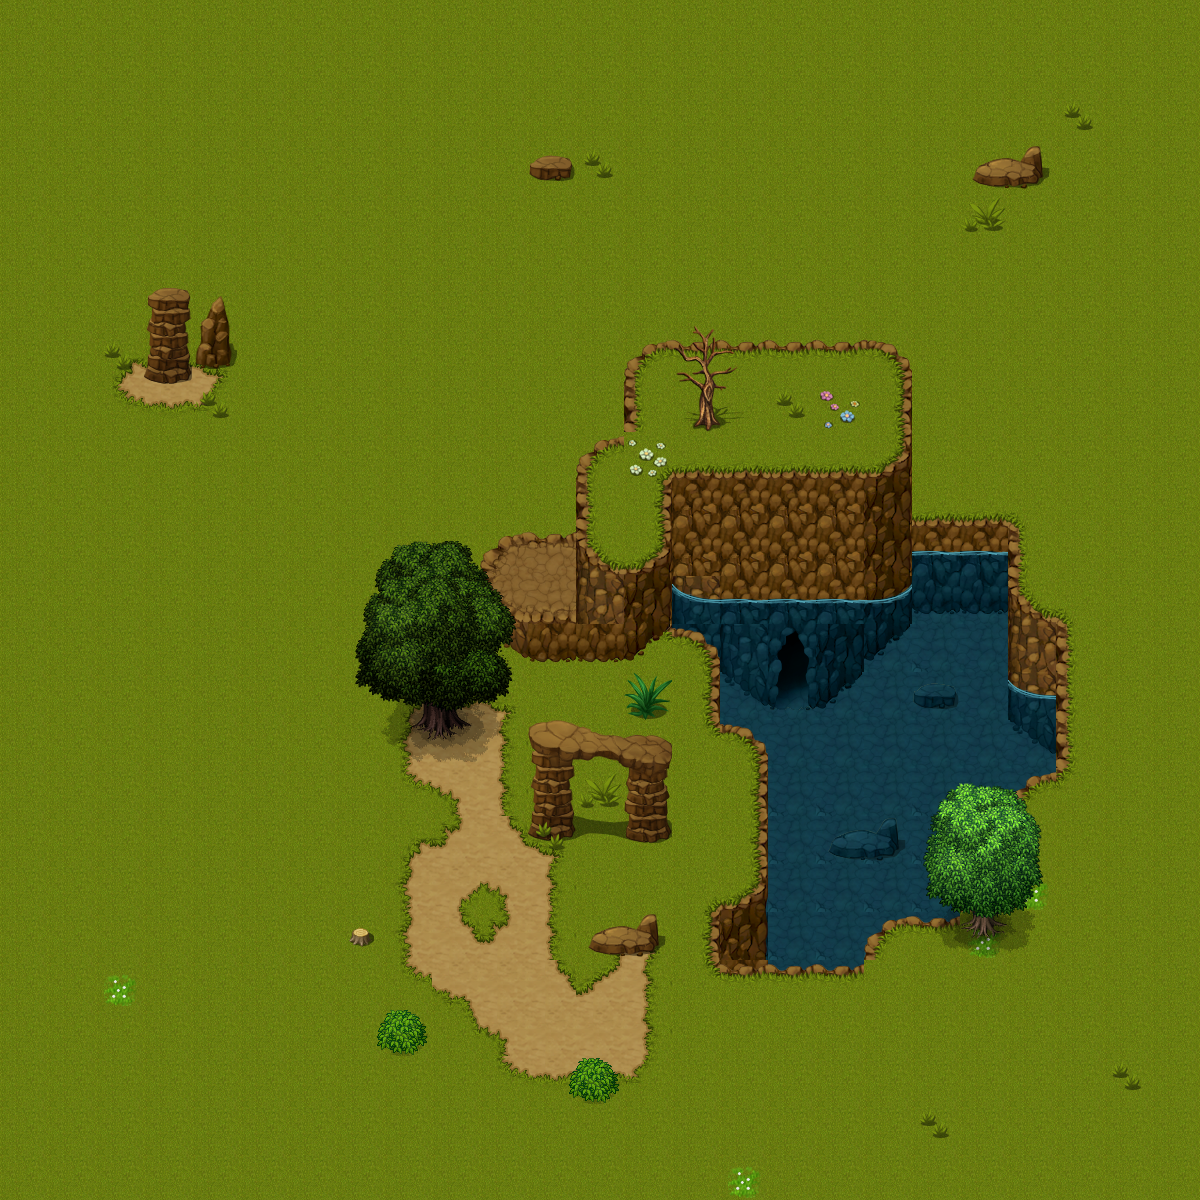

The image is a tile-based game level rendered from a .tmx file. Its description and complete source (layers, tilesets, objects, tile grids) follow:
An orthogonal 25x25 tile map with 48x48 px tiles, 3 tile layers (grass_water, cliffs, trees_rocks_flowers), 2 tilesets and 15 objects (player_start).

<map version="1.0" orientation="orthogonal" renderorder="right-down" width="25" height="25" tilewidth="48" tileheight="48" nextobjectid="17">
 <tileset firstgid="1" name="terrain" tilewidth="48" tileheight="48" tilecount="135" columns="9">
  <image source="tileset_nature_1.png" width="432" height="720" />
 </tileset>
 <tileset firstgid="136" name="trees" tilewidth="192" tileheight="240" tilecount="7" columns="0">
  <terraintypes>
   <terrain name="New Terrain" tile="-1" />
  </terraintypes>
  <tile id="0">
   <image width="192" height="240" source="tree.png" />
  </tile>
  <tile id="1">
   <image width="144" height="192" source="tree_2.png" />
  </tile>
  <tile id="2">
   <image width="48" height="48" source="stump.png" />
  </tile>
  <tile id="3">
   <image width="48" height="48" source="lilypad_1.png" />
  </tile>
  <tile id="4">
   <image width="48" height="48" source="grass.png" />
  </tile>
  <tile id="5">
   <image width="96" height="48" source="bush.png" />
  </tile>
  <tile id="7">
   <image width="96" height="144" source="dead_tree.png" />
  </tile>
 </tileset>
 <layer name="grass_water" width="25" height="25">
  <data encoding="csv">
22,22,22,22,22,22,22,22,22,22,22,22,22,22,22,22,22,22,22,22,22,22,22,22,22,
22,22,22,22,22,22,22,22,22,22,22,22,22,22,22,22,22,22,22,22,22,22,22,22,22,
22,22,22,22,22,22,22,22,22,22,22,22,22,22,22,22,22,22,22,22,22,22,22,22,22,
22,22,22,22,22,22,22,22,22,22,22,22,22,22,22,22,22,22,22,22,22,22,22,22,22,
22,22,22,22,22,22,22,22,22,22,22,22,22,22,22,22,22,22,22,22,22,22,22,22,22,
22,22,22,22,22,22,22,22,22,22,22,22,22,22,22,22,22,22,22,22,22,22,22,22,22,
22,22,22,22,22,22,22,22,22,22,22,22,22,22,22,22,22,22,22,22,22,22,22,22,22,
22,22,1,2,3,22,22,22,22,22,22,22,22,22,22,22,22,22,22,22,22,22,22,22,22,
22,22,19,20,21,47,47,47,47,47,47,47,47,47,22,22,22,22,22,22,22,22,22,22,22,
22,22,22,22,47,47,47,47,47,47,47,47,22,50,22,22,22,22,65,22,22,22,22,22,22,
22,22,22,47,47,47,47,47,47,47,47,47,22,22,22,22,22,22,65,22,22,22,22,22,22,
22,22,22,22,47,47,47,47,47,47,47,47,65,65,22,22,22,22,65,22,22,22,22,22,22,
22,22,47,47,47,47,47,47,47,47,47,47,65,65,22,22,22,22,22,22,22,65,22,22,22,
22,22,22,47,47,47,22,22,22,22,22,22,22,41,70,96,96,96,96,96,52,65,22,22,22,
22,22,22,22,22,22,22,22,1,2,3,22,22,22,47,96,96,96,52,52,52,22,22,22,22,
22,22,22,22,22,22,22,22,10,11,12,22,22,22,22,52,52,52,52,52,52,22,22,22,22,
22,22,22,22,22,22,22,22,19,13,12,22,22,22,22,52,96,96,52,96,96,96,22,22,22,
22,22,22,22,22,22,22,22,1,4,5,3,22,22,22,52,96,96,96,96,96,96,22,22,22,
22,22,22,22,22,22,22,22,10,14,13,12,22,22,22,52,96,96,96,96,96,22,22,22,22,
22,22,22,22,22,22,22,22,10,5,4,12,6,3,22,70,96,96,96,96,22,22,22,22,22,
22,22,22,22,22,22,22,22,19,24,11,5,15,12,22,65,52,52,22,22,22,22,22,22,22,
22,22,22,22,22,22,22,22,22,33,13,11,11,12,22,22,22,22,22,22,22,22,22,22,22,
22,22,22,22,22,22,22,22,22,22,19,20,20,21,22,22,22,22,22,22,22,22,22,22,22,
22,22,22,22,22,22,22,22,22,22,22,22,22,22,22,22,22,22,22,22,22,22,22,22,22,
22,22,22,22,22,22,22,22,22,22,22,22,22,22,22,22,22,22,22,22,22,22,22,22,22
</data>
 </layer>
 <layer name="cliffs" width="25" height="25">
  <data encoding="csv">
0,0,0,0,0,0,0,0,0,0,0,0,0,0,0,0,0,0,0,0,0,0,0,0,0,
0,0,0,0,0,0,0,0,0,0,0,0,0,0,0,0,0,0,0,0,0,0,0,0,0,
0,0,0,0,0,0,0,0,0,0,0,0,0,0,0,0,0,0,0,0,0,0,0,0,0,
0,0,0,0,0,0,0,0,0,0,0,0,0,0,0,0,0,0,0,0,0,0,0,0,0,
0,0,0,0,0,0,0,0,0,0,0,0,0,0,0,0,0,0,0,0,0,0,0,0,0,
0,0,0,0,0,0,0,0,0,0,0,0,0,0,0,0,0,0,0,0,0,0,0,0,0,
0,0,0,0,0,0,0,0,0,0,0,0,0,0,0,0,0,0,0,0,0,0,0,0,0,
0,0,0,0,0,0,0,0,0,0,0,0,0,37,38,38,38,38,39,0,0,0,0,0,0,
0,0,0,0,0,0,0,0,0,0,0,0,0,46,47,47,47,47,48,0,0,0,0,0,0,
0,0,0,0,0,0,0,0,0,0,0,0,37,50,56,56,56,56,57,0,0,0,0,0,0,
0,0,0,0,0,0,0,0,0,0,0,0,46,48,65,65,65,65,66,56,56,49,0,0,0,
0,0,0,0,0,0,0,0,0,0,82,83,55,57,65,65,65,65,66,106,106,46,0,0,0,
0,0,0,0,0,0,0,0,0,0,100,101,64,66,105,106,106,106,107,79,79,55,49,0,0,
0,0,0,0,0,0,0,0,0,0,73,74,74,75,39,69,70,71,80,0,0,64,46,0,0,
0,0,0,0,0,0,0,0,0,0,0,0,0,0,48,78,79,80,0,0,0,105,46,0,0,
0,0,0,0,0,0,0,0,0,0,0,109,110,111,41,39,0,0,0,0,0,78,46,0,0,
0,0,0,0,0,0,0,0,0,0,0,118,119,120,0,48,0,0,0,0,0,37,40,0,0,
0,0,0,0,0,0,0,0,0,0,0,127,128,129,0,48,0,0,0,0,0,46,0,0,0,
0,0,0,0,0,0,0,0,0,0,0,0,0,0,50,57,0,0,0,0,37,140,0,0,0,
0,0,0,0,0,0,0,0,0,0,0,0,0,0,48,66,0,0,37,38,140,0,0,0,0,
0,0,0,0,0,0,0,0,0,0,0,0,0,0,41,38,38,38,0,0,0,0,0,0,0,
0,0,0,0,0,0,0,0,0,0,0,0,0,0,0,0,0,0,0,0,0,0,0,0,0,
0,0,0,0,0,0,0,0,0,0,0,0,0,0,0,0,0,0,0,0,0,0,0,0,0,
0,0,0,0,0,0,0,0,0,0,0,0,0,0,0,0,0,0,0,0,0,0,0,0,0,
0,0,0,0,0,0,0,0,0,0,0,0,0,0,0,0,0,0,0,0,0,0,0,0,0
</data>
 </layer>
 <layer name="trees_rocks_flowers" width="25" height="25">
  <data encoding="csv">
0,0,0,0,0,0,0,0,0,0,0,0,0,0,0,0,0,0,0,0,0,0,0,0,0,
0,0,0,0,0,0,0,0,0,0,0,0,0,0,0,0,0,0,0,0,0,0,0,0,0,
0,0,0,0,0,0,0,0,0,0,0,0,0,0,0,0,0,0,0,0,0,0,30,0,0,
0,0,0,0,0,0,0,0,0,0,0,112,30,0,0,0,0,0,0,0,121,122,0,0,0,
0,0,0,0,0,0,0,0,0,0,0,0,0,0,0,0,0,0,0,0,29,0,0,0,0,
0,0,0,0,0,0,0,0,0,0,0,0,0,0,0,0,0,0,0,0,0,0,0,0,0,
0,0,0,104,114,0,0,0,0,0,0,0,0,0,0,0,0,0,0,0,0,0,0,0,0,
0,0,30,113,123,0,0,0,0,0,0,0,0,0,0,0,0,0,0,0,0,0,0,0,0,
0,0,0,0,30,0,0,0,0,0,0,0,0,0,143,0,30,32,0,0,0,0,0,0,0,
0,0,0,0,0,0,0,0,0,0,0,0,0,31,0,0,0,0,0,0,0,0,0,0,0,
0,0,0,0,0,0,0,0,0,0,0,0,0,0,0,0,0,0,0,0,0,0,0,0,0,
0,0,0,0,0,0,0,0,0,0,0,0,0,0,0,0,0,0,0,0,0,0,0,0,0,
0,0,0,0,0,0,0,0,0,0,0,0,0,0,0,0,0,0,0,0,0,0,0,0,0,
0,0,0,0,0,0,0,0,0,0,0,0,0,0,0,0,63,0,0,0,0,0,0,0,0,
0,0,0,0,0,0,0,0,0,0,0,0,0,28,0,0,72,0,0,89,0,0,0,0,0,
0,0,0,0,0,0,0,136,0,0,0,0,0,0,0,0,0,0,0,0,0,0,0,0,0,
0,0,0,0,0,0,0,0,0,0,0,0,29,0,0,0,0,0,0,0,0,0,0,0,0,
0,0,0,0,0,0,0,0,0,0,0,30,0,0,0,0,0,98,99,96,0,0,0,0,0,
0,0,0,0,0,0,0,0,0,0,0,0,0,0,0,0,0,0,0,0,0,0,0,0,0,
0,0,0,0,0,0,0,138,0,0,0,0,121,122,0,0,0,0,0,137,0,0,0,0,0,
0,0,140,0,0,0,0,0,0,0,0,0,0,0,0,0,0,0,0,0,0,0,0,0,0,
0,0,0,0,0,0,0,141,0,0,0,0,0,0,0,0,0,0,0,0,0,0,0,0,0,
0,0,0,0,0,0,0,0,0,0,0,141,0,0,0,0,0,0,0,0,0,0,0,30,0,
0,0,0,0,0,0,0,0,0,0,0,0,0,0,0,0,0,0,0,30,0,0,0,0,0,
0,0,0,0,0,0,0,0,0,0,0,0,0,0,0,140,0,0,0,0,0,0,0,0,0
</data>
 </layer>
 <objectgroup name="object_layer">
  <object id="1" gid="126" x="310.667" y="628" width="48" height="48" />
  <object id="2" gid="126" x="284" y="634.667" width="48" height="48" />
  <object id="3" gid="126" x="285.333" y="616" width="48" height="48" />
  <object id="4" gid="126" x="526.667" y="1049.33" width="48" height="48" />
  <object id="5" gid="126" x="466.667" y="981.333" width="48" height="48" />
  <object id="6" gid="126" x="454.667" y="928" width="48" height="48" />
  <object id="7" gid="126" x="460" y="937.333" width="48" height="48" />
  <object id="8" gid="126" x="454.667" y="934.667" width="48" height="48" />
  <object id="9" gid="126" x="428" y="960" width="48" height="48" />
  <object id="10" gid="126" x="434.667" y="960" width="48" height="48" />
  <object id="11" gid="126" x="480" y="954.667" width="48" height="48" />
  <object id="12" gid="126" x="477.333" y="961.333" width="48" height="48" />
  <object id="13" gid="126" x="486.667" y="962.667" width="48" height="48" />
  <object id="14" gid="126" x="476" y="957.333" width="48" height="48" />
  <object id="15" type="player_start" gid="126" x="477.333" y="958.667" width="48" height="48" />
 </objectgroup>
 <imagelayer name="overlay_layer" />
</map>
